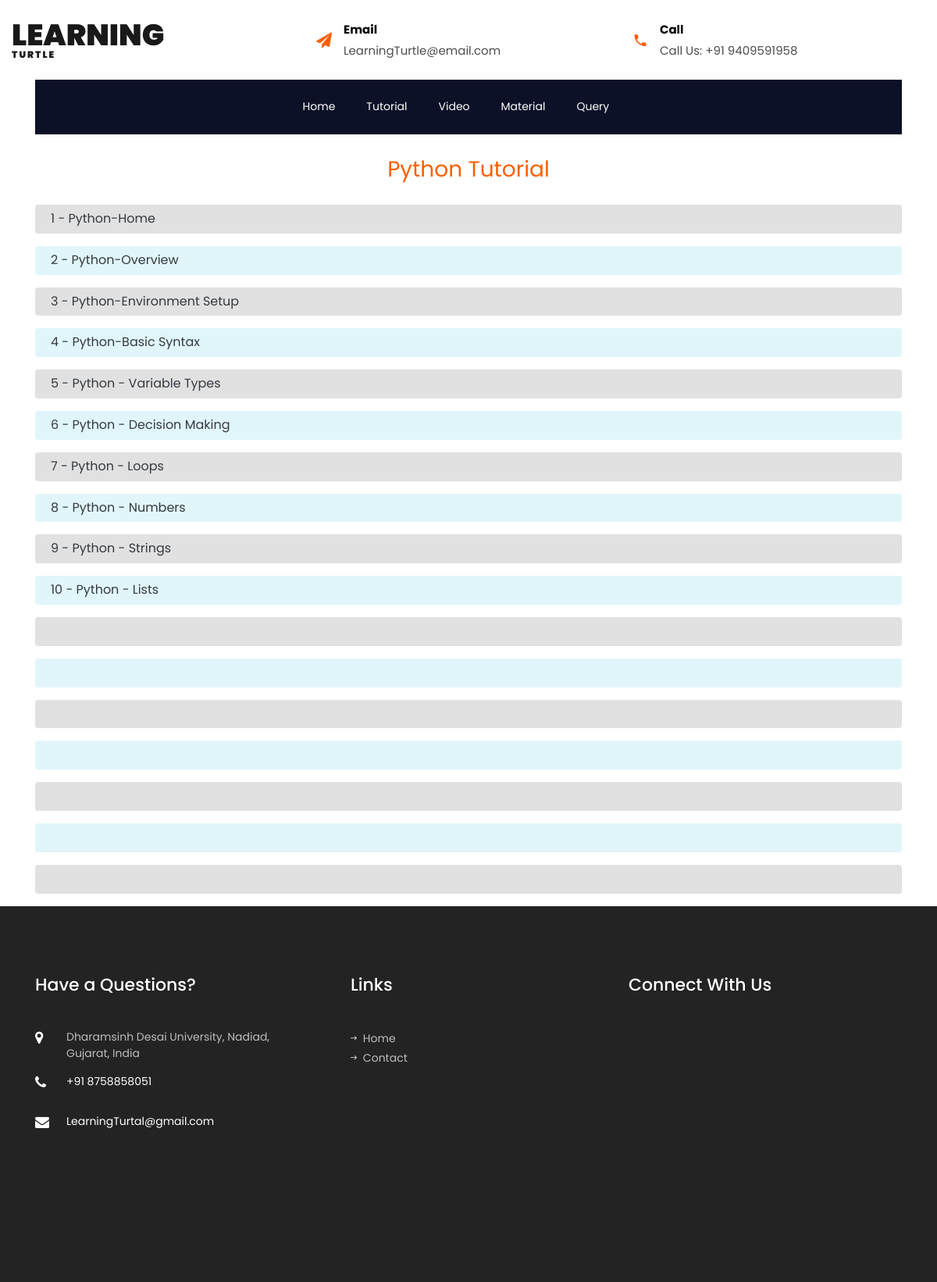
The page /study_portal/tutorial/8/ on the database its author committed.
### study_portal/models.py (models this page shows, shortened)
class Tutorial(models.Model):
    tut_id = models.AutoField(primary_key=True)
    course_name = models.CharField(max_length=50)
    topic_name = models.CharField(max_length=100)
    sq_no = models.IntegerField(default=0)
    course_id = models.ForeignKey(Course, on_delete=models.CASCADE,null=True)

### study_portal/views.py (the view)
# urls.py: path("tutorial/<int:course_id>/", views.tutorial, name="tutorial"),
def tutorial(request, course_id):
    request.session['course_id'] = course_id
    if request.method == "POST":
         name= request.POST['name']
         print("Name ...",name)
         tut = Tutorial.objects.filter(course_name=name).values().order_by('sq_no')
    else:
        tut = Tutorial.objects.filter(course_id=course_id).values().order_by('sq_no')
    return render(request, 'tutorial.html', {'tut': tut,'c_id':course_id})

### study_portal/templates/tutorial.html
{% extends 'basic.html' %}
{% block body %}
{% load static%}
{% include 'navbar1.html' %}
  <div class="container">
    {% if tut %}
             <h3 class="text-center text-primary mt-4 mb-4">{{tut.0.course_name}} Tutorial</h3>
         {% for i in tut %}
           {% if i.sq_no|divisibleby:2 %}
          <p class="shadow-none p-1 mb-3 rounded" style="background-color: #E1F6FA;">
            <a class="text-dark ftco-animate ml-3" href="/static/Pdf/{{i.course_name}}/{{i.topic_name}}.pdf" >{{i.sq_no}} - {{i.topic_name}}</a>
          </p>
            {% else %}
          <p class="shadow-none p-1 mb-3 rounded" style="background-color: #E1E1E1;">
            <a class="text-dark ftco-animate ml-3" href="/static/Pdf/{{i.course_name}}/{{i.topic_name}}.pdf" >{{i.sq_no}} - {{i.topic_name}}</a>
          </p>
            {% endif %}
          {% endfor %}
    {% else %}
    <h3 class="text-center mb-5 mt-5">Sorry this course is not available</h3>
    {% endif %}
  </div>
{% endblock %}

### study_portal/templates/basic.html (shortened to what this page needs)
<!doctype html>
{% load static %}
<html lang="en">
 <head>
    <link rel="stylesheet" href="{% static 'css/open-iconic-bootstrap.min.css' %}">
    <link rel="stylesheet" href="{% static 'css/animate.css' %}">
    <link rel="stylesheet" href="{% static 'css/owl.carousel.min.css' %}">
    <link rel="stylesheet" href="{% static 'css/owl.theme.default.min.css' %}">
    <link rel="stylesheet" href="{% static 'css/magnific-popup.css' %}">
    <link rel="stylesheet" href="{% static 'css/aos.css' %}">
    <link rel="stylesheet" href="{% static 'css/ionicons.min.css' %}">
    <link rel="stylesheet" href="{% static 'css/flaticon.css' %}">
    <link rel="stylesheet" href="{% static 'css/icomoon.css' %}">
    <link rel="stylesheet" href="{% static 'css/style.css' %}">
    <link rel="stylesheet" href="{% static 'css/main1.css' %}">
  </head>
  <body>
  {% block body %}
  {% endblock %}
  <footer class="ftco-footer ftco-bg-dark ftco-section">
      <div class="container">
        <div class="row mb-5">
          <div class="col-md-4 col-lg-4 col-sm-4">
            <div class="ftco-footer-widget mb-5">
              <h2 class="ftco-heading-2">Have a Questions?</h2>
              <div class="block-23 mb-3">
                <ul>
                  <li><span class="icon icon-map-marker"></span><span class="text">Dharamsinh Desai University, Nadiad, Gujarat, India</span></li>
                  <li><a href="#"><span class="icon icon-phone"></span><span class="text">+91 8758858051</span></a></li>
                  <li><a href="#"><span class="icon icon-envelope"></span><span class="text">LearningTurtal@gmail.com</span></a></li>
                </ul>
              </div>
            </div>
          </div>
          <div class="col-md-4 col-lg-4 col-sm-4">
            <div class="ftco-footer-widget mb-5 ml-md-4">
              <h2 class="ftco-heading-2">Links</h2>
              <ul class="list-unstyled">
                <li><a href="/study_portal/"><span class="ion-ios-arrow-round-forward mr-2"></span>Home</a></li>
                <li><a href="/study_portal/contact"><span class="ion-ios-arrow-round-forward mr-2"></span>Contact</a></li>
              </ul>
            </div>
          </div>
          <div class="col-md-4 col-lg-4 col-sm-4">
            <div class="ftco-footer-widget mb-5">
              <h2 class="ftco-heading-2 mb-0">Connect With Us</h2>
              <ul class="ftco-footer-social list-unstyled float-md-left float-lft mt-3">
                <br>
                <br>
              </ul>
            </div>
          </div>
        </div>
    </footer>
  </body>
</html>

### study_portal/templates/navbar1.html (shortened to what this page needs)
<div class="bg-top navbar-light">
      <div class="container-fluid">
        <div class="row no-gutters d-flex align-items-center align-items-stretch">
          <div class="col-md-4 d-flex align-items-center py-4">
            <a class="navbar-brand" href="index.html">Learning<span>Turtle</span></a>
          </div>
          <div class="col-lg-8 d-block">
            <div class="row d-flex">
              <div class="col-md d-flex topper align-items-center align-items-stretch py-md-4">
                <div class="icon d-flex justify-content-center align-items-center"><span class="icon-paper-plane"></span></div>
                <div class="text">
                  <span>Email</span>
                  <span>LearningTurtle@email.com</span>
                </div>
              </div>
              <div class="col-md d-flex topper align-items-center align-items-stretch py-md-4">
                <div class="icon d-flex justify-content-center align-items-center"><span class="icon-phone2"></span></div>
                <div class="text">
                  <span>Call</span>
                  <span>Call Us: +91 9409591958</span>
                </div>
              </div>
            </div>
          </div>
        </div>
      </div>
    </div>
    <nav class="navbar navbar-expand-lg navbar-dark bg-dark ftco-navbar-light" id="ftco-navbar">
      <div class="container d-flex align-items-center px-4">
        <div class="collapse navbar-collapse" id="mydiv" style="margin-left: 30%;"id="ftco-nav">
          <ul class="navbar-nav mr-auto">
            <li class="nav-item "><a href="/study_portal/" class="nav-link pl-0">Home</a></li>
            <li class="nav-item"><a href="/study_portal/tutorial/{{c_id}}" class="nav-link">Tutorial</a></li>
            <li class="nav-item"><a href="/study_portal/video" class="nav-link">Video</a></li>
            <li class="nav-item"><a href="/study_portal/material" class="nav-link">Material</a></li>
            <li class="nav-item"><a href="/study_portal/question" class="nav-link">Query</a></li>
          </ul>
        </div>
      </div>
    </nav>

### static/css/icomoon.css (style rules this page uses)
[class^="icon-"], [class*=" icon-"] { font-family: 'icomoon' !important; speak: none; font-style: normal; font-weight: normal; font-variant: normal; text-transform: none; line-height: 1; -webkit-font-smoothing: antialiased; -moz-osx-font-smoothing: grayscale; }
.icon-map-marker:before { content: "\f041"; }
.icon-phone:before { content: "\f095"; }
.icon-envelope:before { content: "\f0e0"; }
.icon-paper-plane:before { content: "\f1d8"; }
.icon-phone2:before { content: "\e0cd"; }

### rows shown on the page
Tutorial: course_name "Python", sq_no "1", topic_name "Python-Home"
Tutorial: sq_no "2", topic_name "Python-Overview"
Tutorial: sq_no "3", topic_name "Python-Environment Setup"
Tutorial: sq_no "4", topic_name "Python-Basic Syntax"
Tutorial: sq_no "5", topic_name "Python - Variable Types"
Tutorial: sq_no "6", topic_name "Python - Decision Making"
Tutorial: sq_no "7", topic_name "Python - Loops"
Tutorial: sq_no "8", topic_name "Python - Numbers"
Tutorial: sq_no "9", topic_name "Python - Strings"
Tutorial: sq_no "10", topic_name "Python - Lists"
